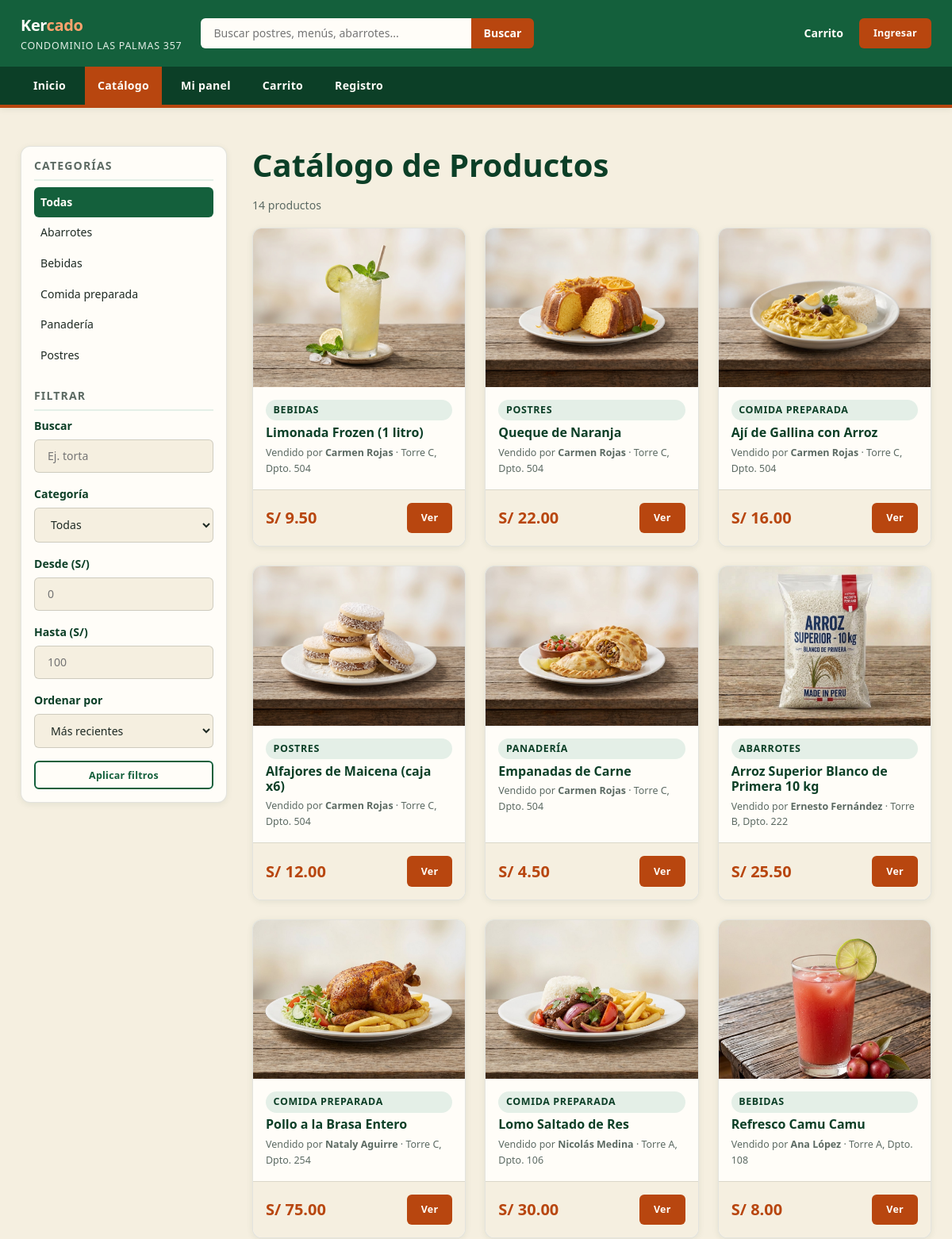
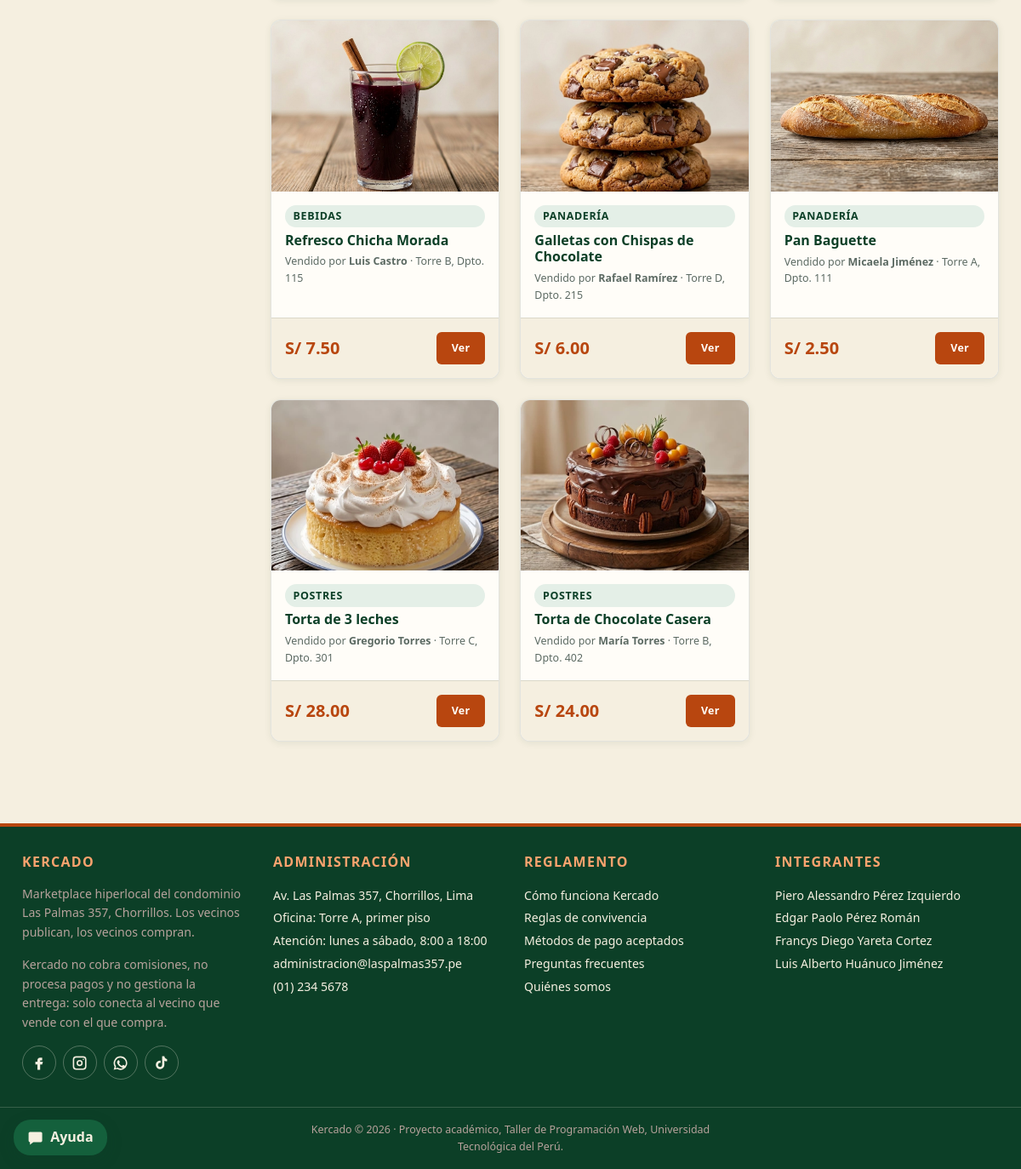
/catalogo.php, run on the app's committed database (2 pictures, top to bottom).
### tables this page shows
CREATE TABLE categoria (
  idCategoria VARCHAR(30)  NOT NULL,
  nombre      VARCHAR(60)  NOT NULL,
  descripcion VARCHAR(200) NOT NULL DEFAULT '',
  PRIMARY KEY (idCategoria)
);

CREATE TABLE publicacion (
  idPublicacion    INT          NOT NULL AUTO_INCREMENT,
  titulo           VARCHAR(80)  NOT NULL,
  descripcion      VARCHAR(500) NOT NULL,
  precio           DECIMAL(8,2) NOT NULL,
  stock            INT          NOT NULL,
  horario          VARCHAR(40)  NOT NULL DEFAULT '',
  idCategoria      VARCHAR(30)  NULL,
  idResidente      INT          NOT NULL,
  estado           ENUM('Activa','Baja','Observada') NOT NULL DEFAULT 'Activa',
  fechaPublicacion DATE         NOT NULL,
  PRIMARY KEY (idPublicacion),
  KEY idx_publicacion_categoria (idCategoria),
  KEY idx_publicacion_residente (idResidente),
  CONSTRAINT fk_publicacion_categoria FOREIGN KEY (idCategoria)
    REFERENCES categoria (idCategoria) ON DELETE SET NULL ON UPDATE CASCADE,
  CONSTRAINT fk_publicacion_residente FOREIGN KEY (idResidente)
    REFERENCES residente (idResidente) ON DELETE CASCADE
);

CREATE TABLE residente (
  idResidente        INT          NOT NULL AUTO_INCREMENT,
  nombres            VARCHAR(60)  NOT NULL,
  apellidos          VARCHAR(60)  NOT NULL,
  correo             VARCHAR(120) NOT NULL,
  claveHash          VARCHAR(255) NOT NULL,
  telefono           VARCHAR(9)   NOT NULL,
  torre              CHAR(1)      NOT NULL,
  numeroDepartamento VARCHAR(4)   NOT NULL,
  rol                ENUM('residente','admin') NOT NULL DEFAULT 'residente',
  estado             ENUM('Activo','Pendiente','Inactivo') NOT NULL DEFAULT 'Pendiente',
  fechaRegistro      DATETIME     NOT NULL DEFAULT CURRENT_TIMESTAMP,
  PRIMARY KEY (idResidente),
  UNIQUE KEY uq_residente_correo (correo)
);

### app/funciones.php (called while the page is built, shortened)
<?php
require_once __DIR__ . "/conexion.php";
function e($texto): string
{
    return htmlspecialchars((string) $texto, ENT_QUOTES, "UTF-8");
}
function formatearPrecio($numero): string
{
    return "S/ " . number_format((float) $numero, 2, ".", "");
}
function nombreCompleto(?array $residente): string
{
    return $residente["nombres"] . " " . $residente["apellidos"];
}
function textoUnidad(?array $residente): string
{
    return "Torre " . $residente["torre"] . ", Dpto. " . $residente["numeroDepartamento"];
}
function textoGet(string $campo): string
{
    if (!isset($_GET[$campo]) || !is_string($_GET[$campo])) {
        return "";
    }
    return trim($_GET[$campo]);
}

### app/conexion.php (called while the page is built, shortened)
<?php
function conexion(): PDO
{
    static $pdo = null;
    if ($pdo !== null) {
        return $pdo;
    }
    $dsn = "mysql:host=" . BD_SERVIDOR . ";dbname=" . BD_NOMBRE . ";charset=utf8mb4";
    $opciones = [
        PDO::ATTR_ERRMODE => PDO::ERRMODE_EXCEPTION,
        PDO::ATTR_DEFAULT_FETCH_MODE => PDO::FETCH_ASSOC,
        PDO::ATTR_EMULATE_PREPARES => false,
    ];
    try {
        $pdo = new PDO($dsn, BD_USUARIO, BD_CLAVE, $opciones);
    } catch (PDOException $error) {
        http_response_code(503);
        header("Content-Type: text/html; charset=utf-8");
        echo "<!DOCTYPE html><html lang=\"es\"><head><meta charset=\"UTF-8\">";
        echo "<title>Kercado no está disponible</title></head><body>";
        echo "<h1>Kercado no está disponible en este momento</h1>";
        echo "<p>No pudimos conectarnos con la base de datos, vuelve a intentarlo en unos minutos.</p>";
        if (MODO_DESARROLLO) {
            echo "<p>" . htmlspecialchars($error->getMessage(), ENT_QUOTES, "UTF-8") . "</p>";
        }
        echo "</body></html>";
        exit;
    }
    return $pdo;
}

### app/almacen.php (called while the page is built, shortened)
<?php
require_once __DIR__ . "/funciones.php";
function marcadores(int $cantidad): string
{
    $signos = [];
    for ($i = 0; $i < $cantidad; $i++) {
        $signos[] = "?";
    }
    return implode(", ", $signos);
}
function consultar(string $sql, array $parametros = []): array
{
    $sentencia = conexion()->prepare($sql);
    $sentencia->execute($parametros);
    return $sentencia->fetchAll();
}
function redondear($numero): float
{
    return round((float) $numero, 2);
}
function residentesPorId(array $ids): array
{
    $resultado = [];
    $ids = array_values(array_unique($ids));
    $filas = consultar("SELECT " . COLUMNAS_RESIDENTE . " FROM residente WHERE idResidente IN (" . marcadores(count($ids)) . ")", $ids);
    foreach ($filas as $fila) {
        $fila["idResidente"] = (int) $fila["idResidente"];
        $resultado[$fila["idResidente"]] = $fila;
    }
    return $resultado;
}
function listarCategorias(): array
{
    return consultar("SELECT idCategoria, nombre, descripcion FROM categoria ORDER BY nombre");
}
function completarPublicaciones(array $filas): array
{
    $ids = [];
    $idsVendedor = [];
    $imagenes = [];
    foreach ($filas as $fila) {
        $ids[] = (int) $fila["idPublicacion"];
        $idsVendedor[] = (int) $fila["idResidente"];
    }
    if (count($ids) > 0) {
        $rutas = consultar("SELECT idPublicacion, ruta FROM imagen_publicacion WHERE idPublicacion IN (" . marcadores(count($ids)) . ") ORDER BY orden, idImagen", $ids);
        foreach ($rutas as $ruta) {
            $imagenes[(int) $ruta["idPublicacion"]][] = $ruta["ruta"];
        }
    }
    $vendedores = residentesPorId($idsVendedor);
    $resultado = [];
    foreach ($filas as $fila) {
        $fila["idPublicacion"] = (int) $fila["idPublicacion"];
        $fila["idResidente"] = (int) $fila["idResidente"];
        $fila["precio"] = redondear($fila["precio"]);
        $fila["stock"] = (int) $fila["stock"];
        $fila["imagenes"] = $imagenes[$fila["idPublicacion"]] ?? [IMAGEN_POR_DEFECTO];
        $fila["vendedor"] = $vendedores[$fila["idResidente"]] ?? null;
        $resultado[] = $fila;
    }
    return $resultado;
}
function listarPublicaciones(array $filtro = []): array
{
    $sql = SELECT_PUBLICACION . " JOIN residente r ON r.idResidente = p.idResidente WHERE p.estado = 'Activa' AND r.estado = 'Activo'";
    $parametros = [];
    $palabras = explode(" ", trim($filtro["texto"] ?? ""));
    foreach ($palabras as $palabra) {
        if ($palabra === "") {
            continue;
        }
        $patron = "%" . addcslashes($palabra, "%_\\") . "%";
        $sql .= " AND (p.titulo LIKE ? OR p.descripcion LIKE ? OR c.nombre LIKE ?)";
        $parametros[] = $patron;
        $parametros[] = $patron;
        $parametros[] = $patron;
    }
    $orden = $filtro["orden"] ?? "recientes";
    if ($orden === "precio-asc") {
        $sql .= " ORDER BY p.precio ASC, p.idPublicacion DESC";
    } elseif ($orden === "precio-desc") {
        $sql .= " ORDER BY p.precio DESC, p.idPublicacion DESC";
    } else {
        $sql .= " ORDER BY p.fechaPublicacion DESC, p.idPublicacion DESC";
    }
    return completarPublicaciones(consultar($sql, $parametros));
}

### catalogo.php (the view, shortened to what this page needs)
<?php
require_once __DIR__ . "/app/plantilla.php";
$ordenes = [
    "recientes" => "Más recientes",
    "precio-asc" => "Precio: menor a mayor",
    "precio-desc" => "Precio: mayor a menor",
];
$texto = textoGet("q");
$idCategoria = textoGet("categoria");
$textoMin = textoGet("min");
$textoMax = textoGet("max");
$orden = textoGet("orden");
$errores = [];
$filtro = [];
if (!array_key_exists($orden, $ordenes)) {
    $orden = "recientes";
}
$filtro["orden"] = $orden;
$publicaciones = listarPublicaciones($filtro);
$categorias = listarCategorias();
$conteo = count($publicaciones) . " producto";
if (count($publicaciones) !== 1) {
    $conteo = $conteo . "s";
}
?>
    <div class="seccion">
      <div class="contenedor layout-catalogo">
        <aside class="panel-lateral" aria-label="Categorías y filtros">
          <div class="panel-lateral__bloque">
            <h2 class="panel-lateral__titulo">Categorías</h2>
            <ul class="lista-categorias">
              <li><a href="catalogo.php"<?php if ($idCategoria === "") { ?> class="activo" aria-current="true"<?php } ?>>Todas</a></li>
<?php foreach ($categorias as $categoria) { ?>
              <li><a href="catalogo.php?categoria=<?= e(urlencode($categoria["idCategoria"])) ?>"<?php if ($categoria["idCategoria"] === $idCategoria) { ?> class="activo" aria-current="true"<?php } ?>><?= e($categoria["nombre"]) ?></a></li>
<?php } ?>
            </ul>
          </div>
          <div class="panel-lateral__bloque">
            <h2 class="panel-lateral__titulo">Filtrar</h2>
            <form id="filtro-catalogo" action="catalogo.php" method="get" novalidate>
              <div class="campo">
                <label for="filtro-q">Buscar</label>
                <input type="search" id="filtro-q" name="q" value="<?= e($texto) ?>" placeholder="Ej. torta">
              </div>
              <div class="campo">
                <label for="filtro-categoria">Categoría</label>
                <select id="filtro-categoria" name="categoria">
                  <option value="">Todas</option>
                </select>
              </div>
              <div class="campo">
                <label for="precio-min">Desde (S/)</label>
                <input type="number" id="precio-min" name="min" min="0" step="0.5" placeholder="0" value="<?= e($textoMin) ?>" aria-describedby="e-min"<?php if (isset($errores["min"])) { ?> class="campo-malo" aria-invalid="true"<?php } ?>>
              </div>
              <div class="campo">
                <label for="precio-max">Hasta (S/)</label>
                <input type="number" id="precio-max" name="max" min="0" step="0.5" placeholder="100" value="<?= e($textoMax) ?>" aria-describedby="e-max"<?php if (isset($errores["max"])) { ?> class="campo-malo" aria-invalid="true"<?php } ?>>
              </div>
              <div class="campo">
                <label for="filtro-orden">Ordenar por</label>
                <select id="filtro-orden" name="orden">
<?php foreach ($ordenes as $valor => $nombre) { ?>
                  <option value="<?= e($valor) ?>"<?php if ($valor === $orden) { ?> selected<?php } ?>><?= e($nombre) ?></option>
<?php } ?>
                </select>
              </div>
              <button class="boton boton--linea boton--full boton--sm" type="submit">Aplicar filtros</button>
            </form>
          </div>
        </aside>
        <div>
          <h1>Catálogo de Productos</h1>
          <p class="subtexto" id="conteo-productos"><?= e($conteo) ?></p>
<?php if (count($publicaciones) > 0) { ?>
          <div class="grilla-productos grilla-productos--animada" id="grilla-catalogo">
<?php foreach ($publicaciones as $publicacion) { ?>
            <article class="tarjeta">
              <figure class="tarjeta__figura">
                <img class="tarjeta__imagen" src="<?= e($publicacion["imagenes"][0]) ?>" alt="<?= e($publicacion["titulo"]) ?>">
              </figure>
              <div class="tarjeta__cuerpo">
<?php if ($publicacion["nombreCategoria"] !== null && $publicacion["nombreCategoria"] !== "") { ?>
                <span class="etiqueta"><?= e($publicacion["nombreCategoria"]) ?></span>
<?php } ?>
                <h3 class="tarjeta__titulo"><a href="producto.php?id=<?= e($publicacion["idPublicacion"]) ?>"><?= e($publicacion["titulo"]) ?></a></h3>
                <p class="tarjeta__vendedor mb-0">
                  Vendido por <strong><?= e(nombreCompleto($publicacion["vendedor"])) ?></strong> · <span><?= e(textoUnidad($publicacion["vendedor"])) ?></span>
                </p>
              </div>
              <div class="tarjeta__pie">
                <span class="tarjeta__precio"><?= e(formatearPrecio($publicacion["precio"])) ?></span>
                <a class="boton boton--sm" href="producto.php?id=<?= e($publicacion["idPublicacion"]) ?>" aria-label="Ver <?= e($publicacion["titulo"]) ?>">Ver</a>
              </div>
            </article>
<?php } ?>
          </div>
<?php } ?>
        </div>
      </div>
    </div>

### data on the page
categoria: nombre "Abarrotes"
categoria: nombre "Bebidas"
categoria: nombre "Comida preparada"
categoria: nombre "Panadería"
categoria: nombre "Postres"
publicacion: shows a picture, idCategoria.nombre "BEBIDAS", titulo "Limonada Frozen (1 litro)", idResidente.apellidos "Carmen Rojas", idResidente.numeroDepartamento "Torre C, Dpto. 504", precio "S/ 9.50"
publicacion: shows a picture, idCategoria.nombre "POSTRES", titulo "Queque de Naranja", idResidente.apellidos "Carmen Rojas", idResidente.numeroDepartamento "Torre C, Dpto. 504", precio "S/ 22.00"
publicacion: shows a picture, idCategoria.nombre "COMIDA PREPARADA", titulo "Ají de Gallina con Arroz", idResidente.apellidos "Carmen Rojas", idResidente.numeroDepartamento "Torre C, Dpto. 504", precio "S/ 16.00"
publicacion: shows a picture, idCategoria.nombre "POSTRES", titulo "Alfajores de Maicena (caja x6)", idResidente.apellidos "Carmen Rojas", idResidente.numeroDepartamento "Torre C, Dpto. 504", precio "S/ 12.00"
publicacion: shows a picture, idCategoria.nombre "PANADERÍA", titulo "Empanadas de Carne", idResidente.apellidos "Carmen Rojas", idResidente.numeroDepartamento "Torre C, Dpto. 504", precio "S/ 4.50"
publicacion: shows a picture, idCategoria.nombre "ABARROTES", titulo "Arroz Superior Blanco de Primera 10 kg", idResidente.apellidos "Ernesto Fernández", idResidente.numeroDepartamento "Torre B, Dpto. 222", precio "S/ 25.50"
publicacion: shows a picture, idCategoria.nombre "COMIDA PREPARADA", titulo "Pollo a la Brasa Entero", idResidente.apellidos "Nataly Aguirre", idResidente.numeroDepartamento "Torre C, Dpto. 254", precio "S/ 75.00"
publicacion: shows a picture, idCategoria.nombre "COMIDA PREPARADA", titulo "Lomo Saltado de Res", idResidente.apellidos "Nicolás Medina", idResidente.numeroDepartamento "Torre A, Dpto. 106", precio "S/ 30.00"
publicacion: shows a picture, idCategoria.nombre "BEBIDAS", titulo "Refresco Camu Camu", idResidente.apellidos "Ana López", idResidente.numeroDepartamento "Torre A, Dpto. 108", precio "S/ 8.00"
publicacion: shows a picture, idCategoria.nombre "BEBIDAS", titulo "Refresco Chicha Morada", idResidente.apellidos "Luis Castro", idResidente.numeroDepartamento "Torre B, Dpto. 115", precio "S/ 7.50"
publicacion: shows a picture, idCategoria.nombre "PANADERÍA", titulo "Galletas con Chispas de Chocolate", idResidente.apellidos "Rafael Ramírez", idResidente.numeroDepartamento "Torre D, Dpto. 215", precio "S/ 6.00"
publicacion: shows a picture, idCategoria.nombre "PANADERÍA", titulo "Pan Baguette", idResidente.apellidos "Micaela Jiménez", idResidente.numeroDepartamento "Torre A, Dpto. 111", precio "S/ 2.50"
publicacion: shows a picture, idCategoria.nombre "POSTRES", titulo "Torta de 3 leches", idResidente.apellidos "Gregorio Torres", idResidente.numeroDepartamento "Torre C, Dpto. 301", precio "S/ 28.00"
publicacion: shows a picture, idCategoria.nombre "POSTRES", titulo "Torta de Chocolate Casera", idResidente.apellidos "María Torres", idResidente.numeroDepartamento "Torre B, Dpto. 402", precio "S/ 24.00"

### other printed values
$conteo "14 productos"
form field orden "Más recientes"
